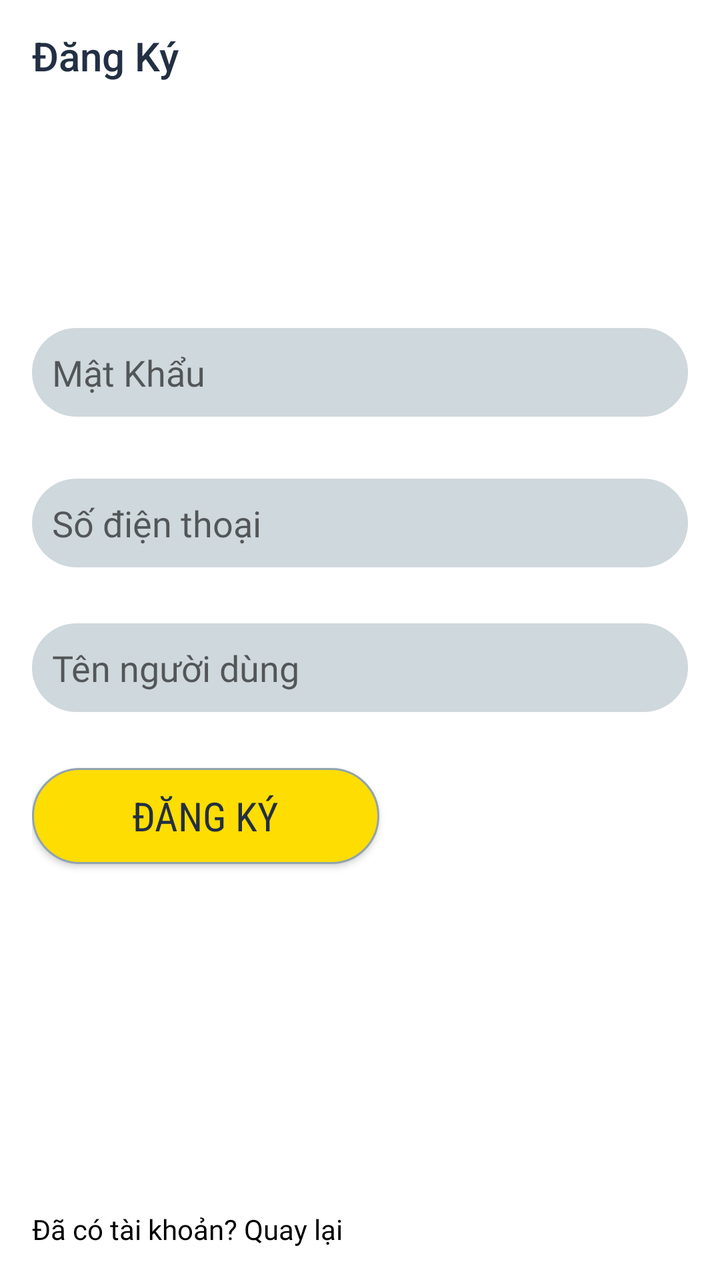
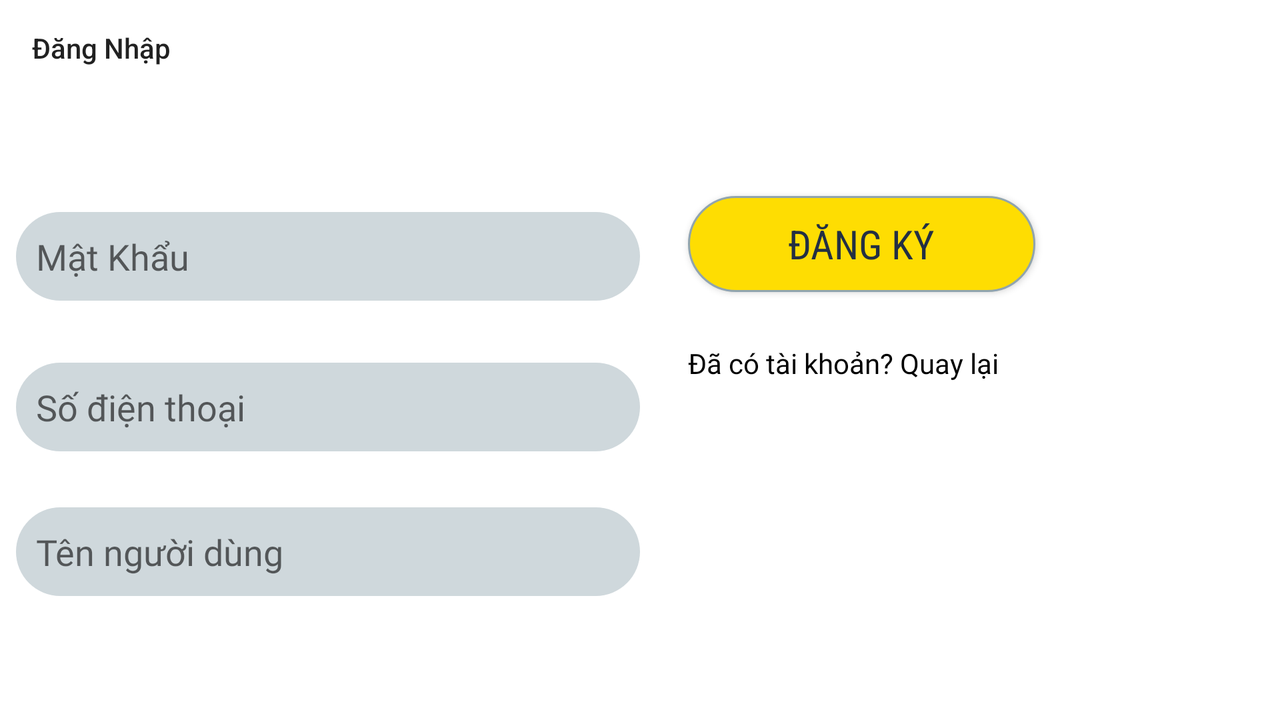

The same Android screen from two of the app's own layout files: first res/layout/ as a phone draws it, then the repository's variant for another configuration, drawn on a device whose configuration selects that folder. Both files follow.
<!-- AndroidManifest.xml: activity theme AppTheme -->
<!-- res/layout/activity_sign_up.xml -->
<?xml version="1.0" encoding="utf-8"?>
<androidx.constraintlayout.widget.ConstraintLayout xmlns:android="http://schemas.android.com/apk/res/android"
    xmlns:app="http://schemas.android.com/apk/res-auto"
    xmlns:tools="http://schemas.android.com/tools"
    android:layout_width="match_parent"
    android:layout_height="match_parent"
    android:background="@color/md_white_1000"
    tools:context=".ui.login.signup.SignUpActivity">

    <androidx.constraintlayout.widget.ConstraintLayout
        style="@style/CardViewBackGround"
        android:layout_width="match_parent"
        android:layout_height="match_parent"
        app:layout_constraintBottom_toBottomOf="parent"
        app:layout_constraintEnd_toEndOf="parent"
        app:layout_constraintHorizontal_bias="0.218"
        app:layout_constraintStart_toStartOf="parent"
        app:layout_constraintTop_toTopOf="parent"
        app:layout_constraintVertical_bias="0.987">

        <EditText
            android:id="@+id/includePassword"
            android:layout_width="0dp"
            android:layout_height="wrap_content"
            android:layout_marginTop="100dp"
            android:background="@drawable/bg_edittext"
            android:fontFamily="@font/robotocondensed_regular"
            android:hint="@string/password"
            android:inputType="textPassword"
            android:padding="10dp"
            android:textColor="@android:color/background_dark"
            app:layout_constraintEnd_toEndOf="parent"
            app:layout_constraintStart_toStartOf="parent"
            app:layout_constraintTop_toTopOf="parent" />

        <EditText
            android:id="@+id/includeCountMember"
            android:layout_width="0dp"
            android:layout_height="wrap_content"
            android:layout_marginTop="31dp"
            android:background="@drawable/bg_edittext"
            android:fontFamily="@font/robotocondensed_regular"
            android:hint="@string/phone_number"
            android:padding="10dp"
            android:inputType="phone"
            android:textColor="@android:color/background_dark"
            app:layout_constraintEnd_toEndOf="parent"
            app:layout_constraintStart_toStartOf="parent"
            app:layout_constraintTop_toBottomOf="@+id/includePassword" />

        <EditText
            android:id="@+id/includeAddress"
            android:layout_width="0dp"
            android:layout_height="wrap_content"
            android:layout_marginTop="28dp"
            android:background="@drawable/bg_edittext"
            android:fontFamily="@font/robotocondensed_regular"
            android:hint="@string/name"
            android:padding="10dp"
            android:inputType="text"
            android:textColor="@android:color/background_dark"
            app:layout_constraintEnd_toEndOf="parent"
            app:layout_constraintStart_toStartOf="parent"
            app:layout_constraintTop_toBottomOf="@+id/includeCountMember" />

        <TextView
            android:id="@+id/tvBackSignUp"
            android:layout_width="wrap_content"
            android:layout_height="wrap_content"
            android:fontFamily="@font/robotocondensed_regular"
            android:text="@string/have_account"
            android:textColor="@color/md_black_1000"
            app:layout_constraintBottom_toBottomOf="parent"
            app:layout_constraintStart_toStartOf="@+id/includeAddress"
            android:paddingTop="10dp"/>

        <Button
            android:id="@+id/btnSignUp"
            style="@style/ButtonBackGround"
            android:layout_width="0dp"
            android:layout_height="wrap_content"
            android:layout_marginTop="28dp"
            android:paddingStart="50dp"
            android:paddingEnd="50dp"
            android:text="@string/sign_up"
            app:layout_constraintStart_toStartOf="parent"
            app:layout_constraintTop_toBottomOf="@+id/includeAddress" />

    </androidx.constraintlayout.widget.ConstraintLayout>

    <androidx.appcompat.widget.Toolbar
        android:id="@+id/toolbar2"
        style="@style/ToolbarBg"
        android:layout_width="match_parent"
        android:layout_height="wrap_content"
        android:minHeight="?attr/actionBarSize"
        android:theme="?attr/actionBarTheme"
        app:layout_constraintEnd_toEndOf="parent"
        app:layout_constraintStart_toStartOf="parent"
        app:layout_constraintTop_toTopOf="parent"
        app:title="@string/sign_up"
        app:titleTextColor="@color/colorPrimaryDark" />
</androidx.constraintlayout.widget.ConstraintLayout>
<!-- resources referenced by this layout -->
<resources>
  <color name="colorPrimaryDark">#232F43</color>
  <color name="md_black_1000">#000000</color>
  <color name="md_white_1000">#ffffff</color>
  <!-- drawable bg_edittext (drawable) -->
  <?xml version="1.0" encoding="utf-8"?>
  <shape xmlns:android="http://schemas.android.com/apk/res/android">
      <corners android:radius="50dp"/>
      <solid android:color="@color/md_blue_grey_100"/>
  </shape>
  <string name="have_account">Đã có tài khoản? Quay lại</string>
  <string name="name">Tên người dùng</string>
  
      //home
  <string name="password">Mật Khẩu</string>
  <string name="phone_number">Số điện thoại</string>
  <string name="sign_up">Đăng Ký</string>
  <style name="ButtonBackGround">
          <item name="android:background">@drawable/bg_button_rename</item>
          <item name="android:textColor">@color/colorPrimaryDark</item>
          <item name="android:fontFamily">sans-serif-condensed</item>
          <item name="android:textSize">20sp</item>
      </style>
  <style name="CardViewBackGround">
          <item name="android:background">@color/md_white_1000</item>
          <item name="android:layout_marginStart">16dp</item>
          <item name="android:layout_marginLeft">16dp</item>
          <item name="android:layout_marginTop">64dp</item>
          <item name="android:layout_marginBottom">16dp</item>
          <item name="android:layout_marginEnd" tools:targetApi="jelly_bean_mr1">16dp</item>
      </style>
  <style name="ToolbarBg">
          <item name="android:background">@color/md_white_1000</item>
          <item name="android:minHeight">?attr/actionBarSize</item>
          <item name="android:theme">?attr/actionBarTheme</item>
          <item name="android:titleTextColor">@color/md_white_1000</item>
  
      </style>
  <style name="AppTheme" parent="Theme.AppCompat.Light.NoActionBar">
          
          <item name="colorPrimary">@color/colorPrimary</item>
          <item name="colorPrimaryDark">@color/colorPrimaryDark</item>
          <item name="colorAccent">@color/colorAccent</item>
      </style>
  <color name="md_blue_grey_100">#CFD8DC</color>
  <!-- drawable bg_button_rename (drawable) -->
  <?xml version="1.0" encoding="utf-8"?>
  <shape xmlns:android="http://schemas.android.com/apk/res/android">
      <solid android:color="#fedd02"/>
      <corners android:radius="50dp"/>
      <stroke android:color="@color/md_blue_grey_300" android:width="1dp"/>
  </shape>
  <color name="colorPrimary">#4A6572</color>
  <color name="colorAccent">#D81B60</color>
  <color name="md_blue_grey_300">#90A4AE</color>
</resources>
<!-- res/layout-land-v26/activity_sign_up.xml (the repository's variant of the layout above) -->
<!-- drawn on the phone turned sideways -->
<?xml version="1.0" encoding="utf-8"?>
<LinearLayout xmlns:android="http://schemas.android.com/apk/res/android"
    xmlns:app="http://schemas.android.com/apk/res-auto"
    xmlns:tools="http://schemas.android.com/tools"
    android:layout_width="match_parent"
    android:layout_height="match_parent"
    android:background="@color/md_white_1000"
    android:orientation="vertical"
    tools:context=".ui.login.signup.SignUpActivity">


    <androidx.appcompat.widget.Toolbar
        android:id="@+id/toolbar"
        android:layout_width="match_parent"
        android:layout_height="?attr/actionBarSize"
        android:background="@color/md_white_1000"
        android:minHeight="?attr/actionBarSize"
        android:theme="?attr/actionBarTheme"
        app:title="@string/title" />

    <LinearLayout
        android:id="@+id/linear_layout"
        android:layout_width="match_parent"
        android:layout_height="match_parent"
        android:baselineAligned="false"
        android:orientation="horizontal">

        <LinearLayout
            android:id="@+id/linear_layout_2"
            android:layout_width="0dp"
            android:layout_height="match_parent"
            android:layout_weight="1"
            android:orientation="vertical"
            android:layout_margin="8dp">

            <EditText
                android:layout_marginTop="50dp"
                android:id="@+id/includePassword"
                android:layout_width="match_parent"
                android:layout_height="wrap_content"
                android:background="@drawable/bg_edittext"
                android:fontFamily="@font/robotocondensed_regular"
                android:hint="@string/password"
                android:inputType="textPassword"
                android:padding="10dp"
                android:textColor="@android:color/background_dark"
                app:layout_constraintEnd_toEndOf="parent"
                app:layout_constraintStart_toStartOf="parent"
                app:layout_constraintTop_toTopOf="parent"
                android:autofillHints="@string/todo" />

            <EditText
                android:id="@+id/includeCountMember"
                android:layout_width="match_parent"
                android:layout_height="wrap_content"
                android:layout_marginTop="31dp"
                android:background="@drawable/bg_edittext"
                android:fontFamily="@font/robotocondensed_regular"
                android:hint="@string/phone_number"
                android:inputType="phone"
                android:padding="10dp"
                android:textColor="@android:color/background_dark"
                app:layout_constraintEnd_toEndOf="parent"
                app:layout_constraintStart_toStartOf="parent"
                app:layout_constraintTop_toBottomOf="@+id/includePassword"
                android:autofillHints="@string/todo"
                tools:targetApi="o"/>

            <EditText
                android:id="@+id/includeAddress"
                android:layout_width="match_parent"
                android:layout_height="wrap_content"
                android:layout_marginTop="28dp"
                android:background="@drawable/bg_edittext"
                android:fontFamily="@font/robotocondensed_regular"
                android:hint="@string/name"
                android:inputType="text"
                android:padding="10dp"
                android:textColor="@android:color/background_dark"
                app:layout_constraintEnd_toEndOf="parent"
                app:layout_constraintStart_toStartOf="parent"
                app:layout_constraintTop_toBottomOf="@+id/includeCountMember"
                android:autofillHints="@string/todo"
                tools:targetApi="o"/>

        </LinearLayout>

        <LinearLayout
            android:layout_width="0dp"
            android:layout_height="match_parent"
            android:layout_weight="1"
            android:orientation="vertical">

            <Button
                android:id="@+id/btnSignUp"
                style="@style/ButtonBackGround"
                android:layout_width="wrap_content"
                android:layout_height="wrap_content"
                android:paddingStart="50dp"
                android:layout_marginTop="50dp"
                android:layout_marginStart="16dp"
                android:paddingEnd="50dp"
                android:text="@string/sign_up"
                />

            <TextView
                android:id="@+id/tvBackSignUp"
                android:layout_width="wrap_content"
                android:layout_height="wrap_content"
                android:fontFamily="@font/robotocondensed_regular"
                android:paddingTop="10dp"
                android:layout_margin="@dimen/dp16"
                android:text="@string/have_account"
                android:textColor="@color/md_black_1000"
                />
        </LinearLayout>
    </LinearLayout>
</LinearLayout>
<!-- resources referenced by the variant -->
<!-- as the phone turned sideways resolves them -->
<resources>
  <color name="md_black_1000">#000000</color>
  <color name="md_white_1000">#ffffff</color>
  <dimen name="dp16">16dp</dimen>
  <!-- drawable bg_edittext (drawable) -->
  <?xml version="1.0" encoding="utf-8"?>
  <shape xmlns:android="http://schemas.android.com/apk/res/android">
      <corners android:radius="50dp"/>
      <solid android:color="@color/md_blue_grey_100"/>
  </shape>
  <string name="have_account">Đã có tài khoản? Quay lại</string>
  <string name="name">Tên người dùng</string>
  
      //home
  <string name="password">Mật Khẩu</string>
  <string name="phone_number">Số điện thoại</string>
  <string name="sign_up">Đăng Ký</string>
  <string name="title">Đăng Nhập</string>
  <string name="todo">TODO</string>
  <style name="ButtonBackGround">
          <item name="android:background">@drawable/bg_button_rename</item>
          <item name="android:textColor">@color/colorPrimaryDark</item>
          <item name="android:fontFamily">sans-serif-condensed</item>
          <item name="android:textSize">20sp</item>
      </style>
  <style name="AppTheme" parent="Theme.AppCompat.Light.NoActionBar">
          
          <item name="colorPrimary">@color/colorPrimary</item>
          <item name="colorPrimaryDark">@color/colorPrimaryDark</item>
          <item name="colorAccent">@color/colorAccent</item>
      </style>
  <color name="md_blue_grey_100">#CFD8DC</color>
  <!-- drawable bg_button_rename (drawable) -->
  <?xml version="1.0" encoding="utf-8"?>
  <shape xmlns:android="http://schemas.android.com/apk/res/android">
      <solid android:color="#fedd02"/>
      <corners android:radius="50dp"/>
      <stroke android:color="@color/md_blue_grey_300" android:width="1dp"/>
  </shape>
  <color name="colorPrimaryDark">#232F43</color>
  <color name="colorPrimary">#4A6572</color>
  <color name="colorAccent">#D81B60</color>
  <color name="md_blue_grey_300">#90A4AE</color>
</resources>
